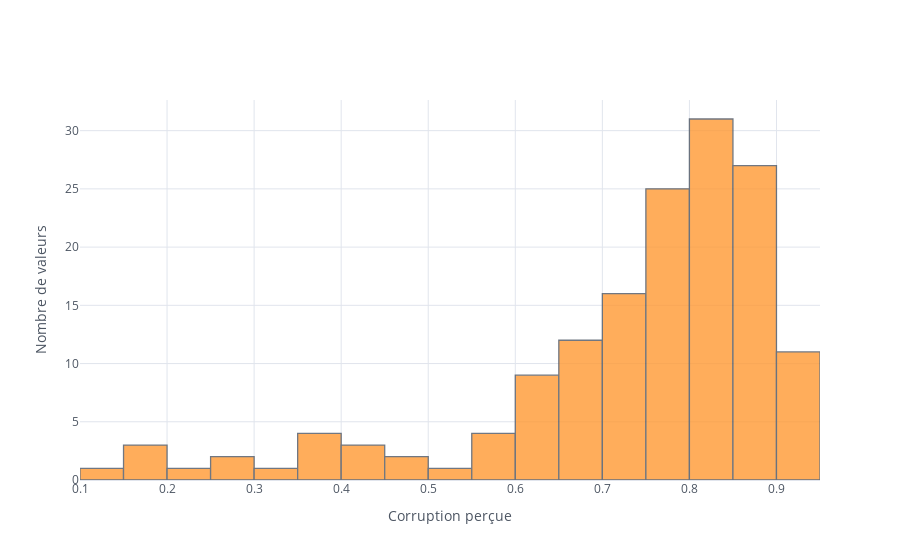

Notebook source saved alongside this figure:
### Code cell
data_monde["Corruption perçue"].iplot(kind="hist",bins=40,theme='white',xTitle="Corruption perçue", yTitle="Nombre de valeurs")

### Figure 1 — Plotly figure (JSON) as saved in the notebook; plotly's stock layout.template omitted (floating-point values rounded to 4 significant figures; data arrays with more than 128 entries replaced by an {"elided": "..."} marker saying what was removed)
{"data": [{"histfunc": "count", "histnorm": "", "marker": {"color": "rgba(255, 153, 51, 1.0)", "line": {"color": "#4D5663", "width": 1.3}}, "name": "Corruption perçue", "nbinsx": 40, "opacity": 0.8, "orientation": "v", "type": "histogram", "x": {"elided": "153 float values"}}], "layout": {"barmode": "overlay", "legend": {"bgcolor": "#FFFFFF", "font": {"color": "#4D5663"}}, "paper_bgcolor": "#FFFFFF", "plot_bgcolor": "#FFFFFF", "title": {"font": {"color": "#4D5663"}}, "xaxis": {"gridcolor": "#E1E5ED", "showgrid": true, "tickfont": {"color": "#4D5663"}, "title": {"font": {"color": "#4D5663"}, "text": "Corruption perçue"}, "zerolinecolor": "#E1E5ED"}, "yaxis": {"gridcolor": "#E1E5ED", "showgrid": true, "tickfont": {"color": "#4D5663"}, "title": {"font": {"color": "#4D5663"}, "text": "Nombre de valeurs"}, "zerolinecolor": "#E1E5ED"}}}
